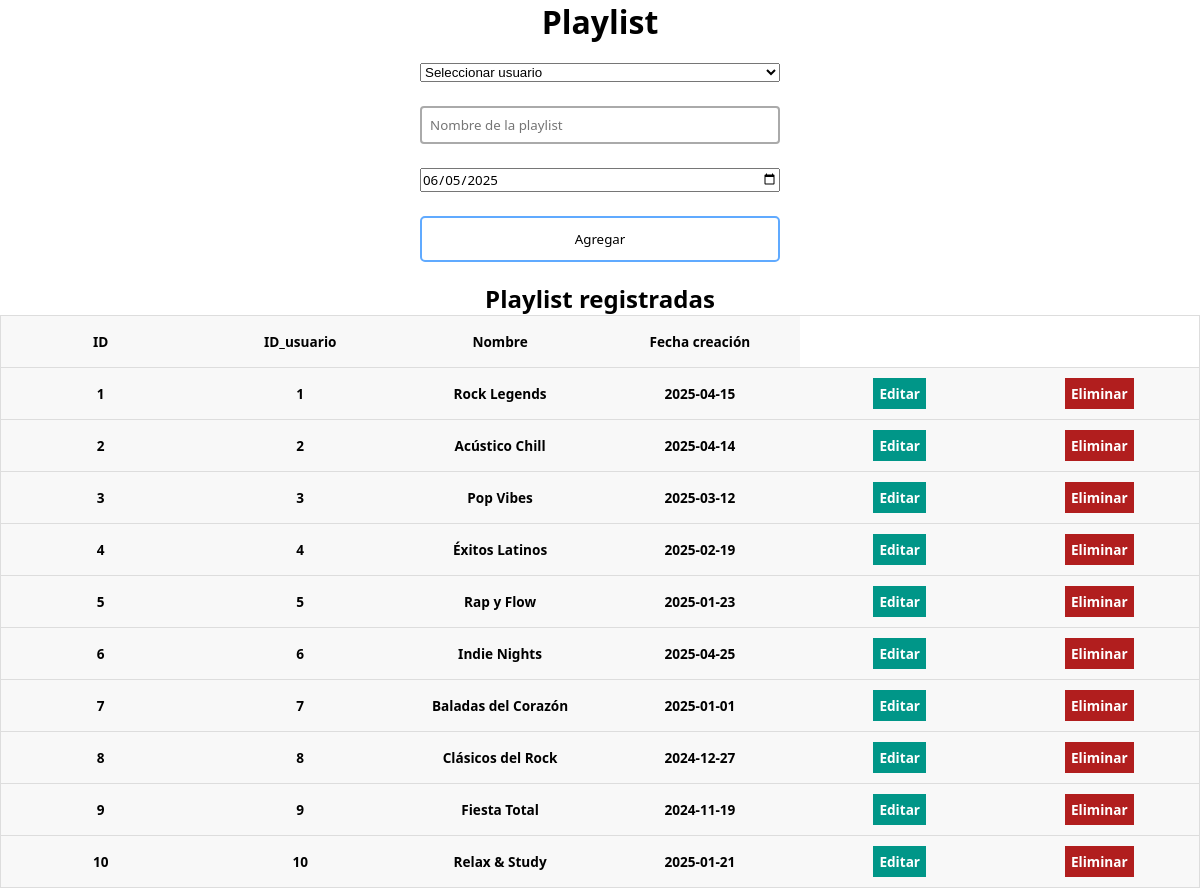
Screenshot of /musica/playlist/index.php with the database file from the repository.
### tables this page shows
CREATE TABLE `playlist` (
  `ID_playlist` int(11) NOT NULL AUTO_INCREMENT,
  `ID_usuario` int(11) DEFAULT NULL,
  `Nombre` varchar(50) NOT NULL,
  `Fecha_creacion` date NOT NULL,
  PRIMARY KEY (`ID_playlist`),
  KEY `ID_usuario` (`ID_usuario`),
  CONSTRAINT `playlist_ibfk_1` FOREIGN KEY (`ID_usuario`) REFERENCES `usuario` (`id_usuario`) ON DELETE CASCADE ON UPDATE CASCADE
);

### musica/playlist/index.php (the view, shortened to what this page needs)
<?php
$con = connection();
$sql = "SELECT * FROM playlist";
$query = mysqli_query($con, $sql);
?>
<!DOCTYPE html>
<html lang="es">
<head>
    <link href="../CSS/style.css" rel="stylesheet">
</head>
<body>
    <div class="users-form">
        <h1>Playlist</h1>
        <form action="insertar.php" method="POST">
			<select name="usuario">
				<option selected disabled hidden>Seleccionar usuario</option>
			</select>
            <input type="text" required name="nombre" placeholder="Nombre de la playlist">
			<input type="date" required name="fecha" placeholder="Fecha de creación"
					value ="<?= date("Y-m-d"); ?>">
            <input type="submit" value="Agregar">
        </form>
    </div>
    <div class="users-table">
        <h2>Playlist registradas</h2>
        <table>
            <thead>
                <tr>
                    <th>ID</th>
                    <th>ID_usuario</th>
                    <th>Nombre</th>
                    <th>Fecha creación</th>
                </tr>
            </thead>
            <tbody>
                <?php while ($row = mysqli_fetch_array($query)): ?>
                    <tr>
                        <th><?= $row['ID_playlist'] ?></th>
                        <th><?= $row['ID_usuario'] ?></th>
                        <th><?= $row['Nombre'] ?></th>
                        <th><?= $row['Fecha_creacion'] ?></th>
                        <th><a href="editar.php?id=<?= $row['ID_playlist'] ?>" class="users-table--edit">Editar</a></th>
						<th><a href="eliminar.php?id=<?= $row['ID_playlist'] ?>" class="users-table--delete" >Eliminar</a></th>
                    </tr>
                <?php endwhile; ?>
            </tbody>
        </table>
    </div>
</body>
</html>

### musica/CSS/style.css (style rules this page uses)
* { box-sizing: border-box; margin: 0; padding: 0; }
html { font-family: 'Segoe UI', sans-serif; text-align: center; }
a { text-decoration: none; }
.users-form form { display: flex; flex-direction: column; gap: 24px; width: 30%; margin: 20px auto; text-align: center; }
.users-form form input { font-family: 'Segoe UI', sans-serif; }
.users-form form input[type=text], .users-form form input[type=password], .users-form form input[type=email] { padding: 8px; border:2px solid #aaa; border-radius:4px; outline:none; transition:.3s; }
.users-form form input[type=submit] { border: none; padding: 12px 50px; text-decoration: none; transition-duration: 0.4s; cursor: pointer; border-radius: 5px; background-color: white; color: black; border: 2px solid #60aaff; }
.users-table table { border: 1px solid #ccc; border-collapse: collapse; margin: 0; padding: 0; width: 100%; table-layout: fixed; }
table tr { background-color: #f8f8f8; border: 1px solid #ddd; padding: 4px; }
table th { padding: 16px; text-align: center; font-size: .85em; }
.users-table--edit { background: #009688; padding: 6px; color: #fff; text-align: center; font-weight: bold; transition-duration: 0.2s; }
.users-table--delete { background: #b11e1e; padding: 6px; color: #fff; text-align: center; font-weight: bold; transition-duration: 0.2s; }

### rows the page displays
playlist: ID_playlist "1", ID_usuario "1", Nombre "Rock Legends", Fecha_creacion "2025-04-15"
playlist: ID_playlist "2", ID_usuario "2", Nombre "Acústico Chill", Fecha_creacion "2025-04-14"
playlist: ID_playlist "3", ID_usuario "3", Nombre "Pop Vibes", Fecha_creacion "2025-03-12"
playlist: ID_playlist "4", ID_usuario "4", Nombre "Éxitos Latinos", Fecha_creacion "2025-02-19"
playlist: ID_playlist "5", ID_usuario "5", Nombre "Rap y Flow", Fecha_creacion "2025-01-23"
playlist: ID_playlist "6", ID_usuario "6", Nombre "Indie Nights", Fecha_creacion "2025-04-25"
playlist: ID_playlist "7", ID_usuario "7", Nombre "Baladas del Corazón", Fecha_creacion "2025-01-01"
playlist: ID_playlist "8", ID_usuario "8", Nombre "Clásicos del Rock", Fecha_creacion "2024-12-27"
playlist: ID_playlist "9", ID_usuario "9", Nombre "Fiesta Total", Fecha_creacion "2024-11-19"
playlist: ID_playlist "10", ID_usuario "10", Nombre "Relax & Study", Fecha_creacion "2025-01-21"
